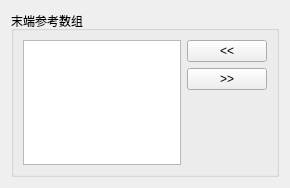
<?xml version="1.0" encoding="UTF-8"?>
<ui version="4.0">
 <class>Form</class>
 <widget class="QWidget" name="Form">
  <property name="geometry">
   <rect>
    <x>0</x>
    <y>0</y>
    <width>290</width>
    <height>188</height>
   </rect>
  </property>
  <property name="windowTitle">
   <string>表单</string>
  </property>
  <layout class="QGridLayout" name="gridLayout">
   <item row="0" column="0">
    <widget class="QGroupBox" name="upvRefArray_groupBox">
     <property name="title">
      <string>末端参考数组</string>
     </property>
     <layout class="QVBoxLayout" name="verticalLayout">
      <item>
       <layout class="QHBoxLayout" name="upvRefArray_horizontalLayout">
        <item>
         <layout class="QVBoxLayout" name="upvRefArray_verticalLayout_1">
          <item>
           <widget class="QListWidget" name="refArray_listWidget">
            <property name="dragDropOverwriteMode">
             <bool>true</bool>
            </property>
            <property name="dragDropMode">
             <enum>QAbstractItemView::InternalMove</enum>
            </property>
            <property name="defaultDropAction">
             <enum>Qt::MoveAction</enum>
            </property>
            <property name="alternatingRowColors">
             <bool>true</bool>
            </property>
            <property name="selectionMode">
             <enum>QAbstractItemView::ExtendedSelection</enum>
            </property>
            <property name="selectionRectVisible">
             <bool>false</bool>
            </property>
           </widget>
          </item>
         </layout>
        </item>
        <item>
         <layout class="QVBoxLayout" name="upvRefArray_verticalLayout_2">
          <item>
           <widget class="QPushButton" name="refArrayAdd_pushButton">
            <property name="text">
             <string>&lt;&lt;</string>
            </property>
           </widget>
          </item>
          <item>
           <widget class="QPushButton" name="refArrayRemove_pushButton">
            <property name="text">
             <string>&gt;&gt;</string>
            </property>
           </widget>
          </item>
          <item>
           <spacer name="upvRefArray_verticalSpacer">
            <property name="orientation">
             <enum>Qt::Vertical</enum>
            </property>
            <property name="sizeHint" stdset="0">
             <size>
              <width>20</width>
              <height>40</height>
             </size>
            </property>
           </spacer>
          </item>
         </layout>
        </item>
       </layout>
      </item>
     </layout>
    </widget>
   </item>
  </layout>
 </widget>
 <resources/>
 <connections/>
</ui>
